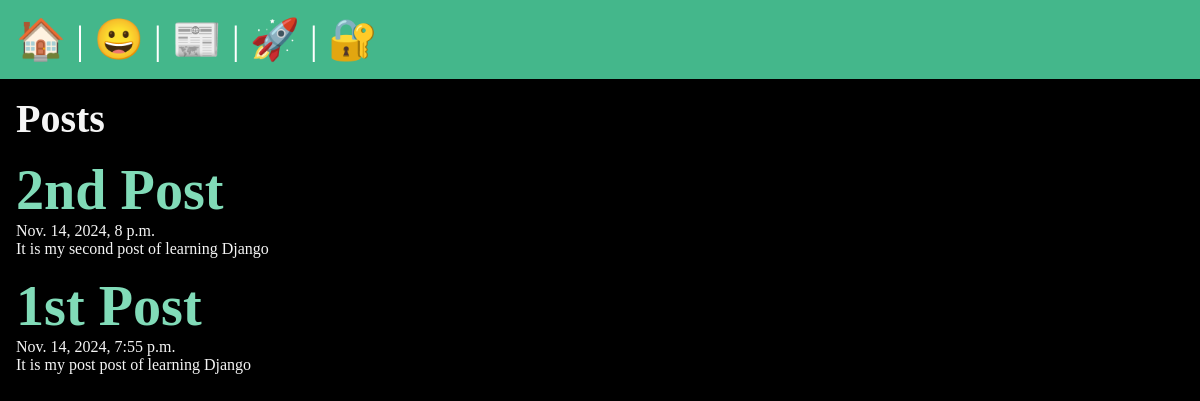
/posts/, run on the app's committed database.
### posts/models.py (models this page shows, shortened)
class Post(models.Model):
    title = models.CharField(max_length=75)
    body = models.TextField()
    slug = models.SlugField()
    date = models.DateTimeField(auto_now_add=True)
    banner = models.ImageField(default='fallback.jpeg', blank=True)

### posts/views.py (the view)
# urls.py: path('', views.posts_list, name='list'),
def posts_list(request):
    posts = Post.objects.all().order_by('-date')
    return render(request, 'posts/posts_list.html', {'posts': posts})

### posts/templates/posts/posts_list.html (shortened to what this page needs)
{% extends 'layout.html' %}
{% block content %}
    <section>
        <h1>Posts</h1>
        {% for post in posts %}
            <article class="post">
                <h3>
                    <a href="{% url 'posts:page' slug=post.slug %}">
                        {{ post.title }}
                    </a>
                </h3>
                <p>{{ post.date }}</p>
                <p>{{ post.body }}</p>
            </article>
        {% endfor %}
    </section>
{% endblock %}

### data on the page
Post: title "2nd Post", date "Nov. 14, 2024, 8 p.m.", body "It is my second post of learning Django"
Post: title "1st Post", date "Nov. 14, 2024, 7:55 p.m.", body "It is my post post of learning Django"
